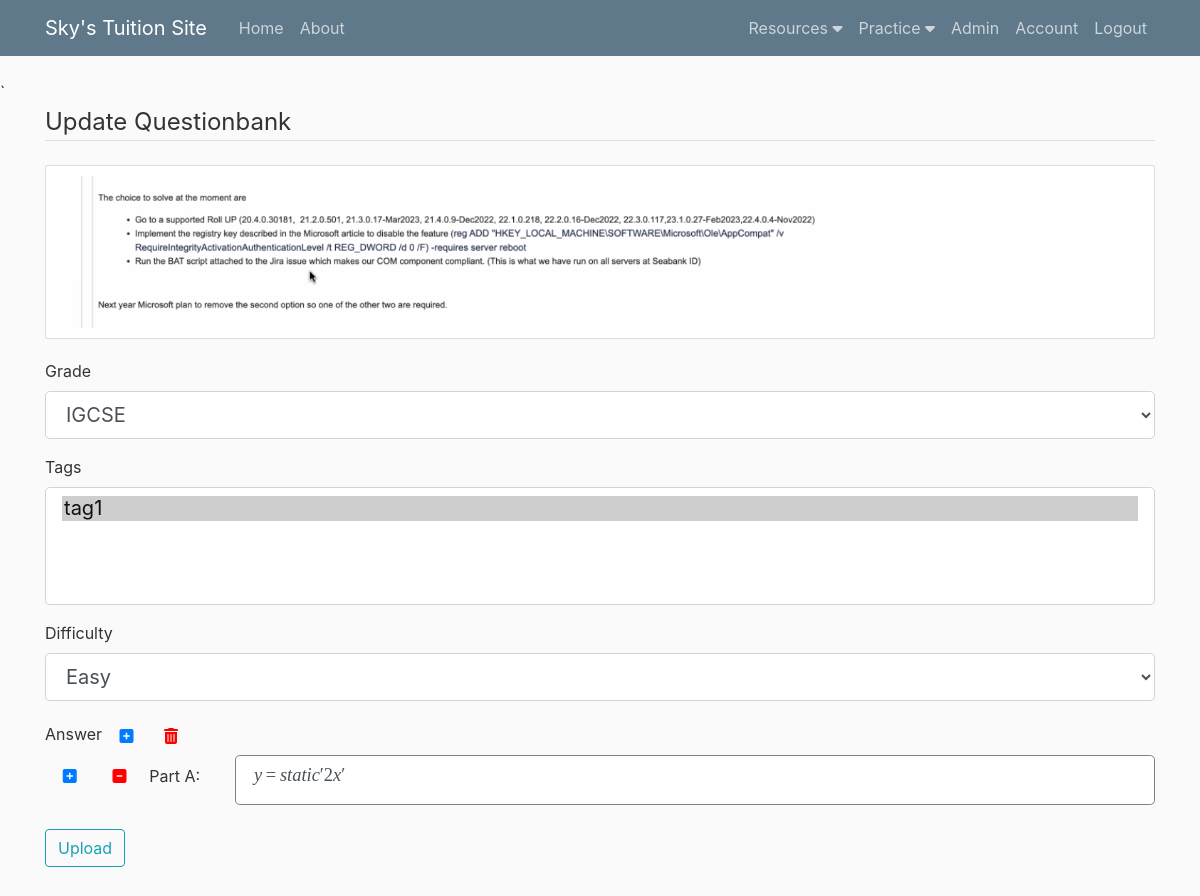
The page /questionbank/1/update (signed in, upper part) on the database as committed earlier.
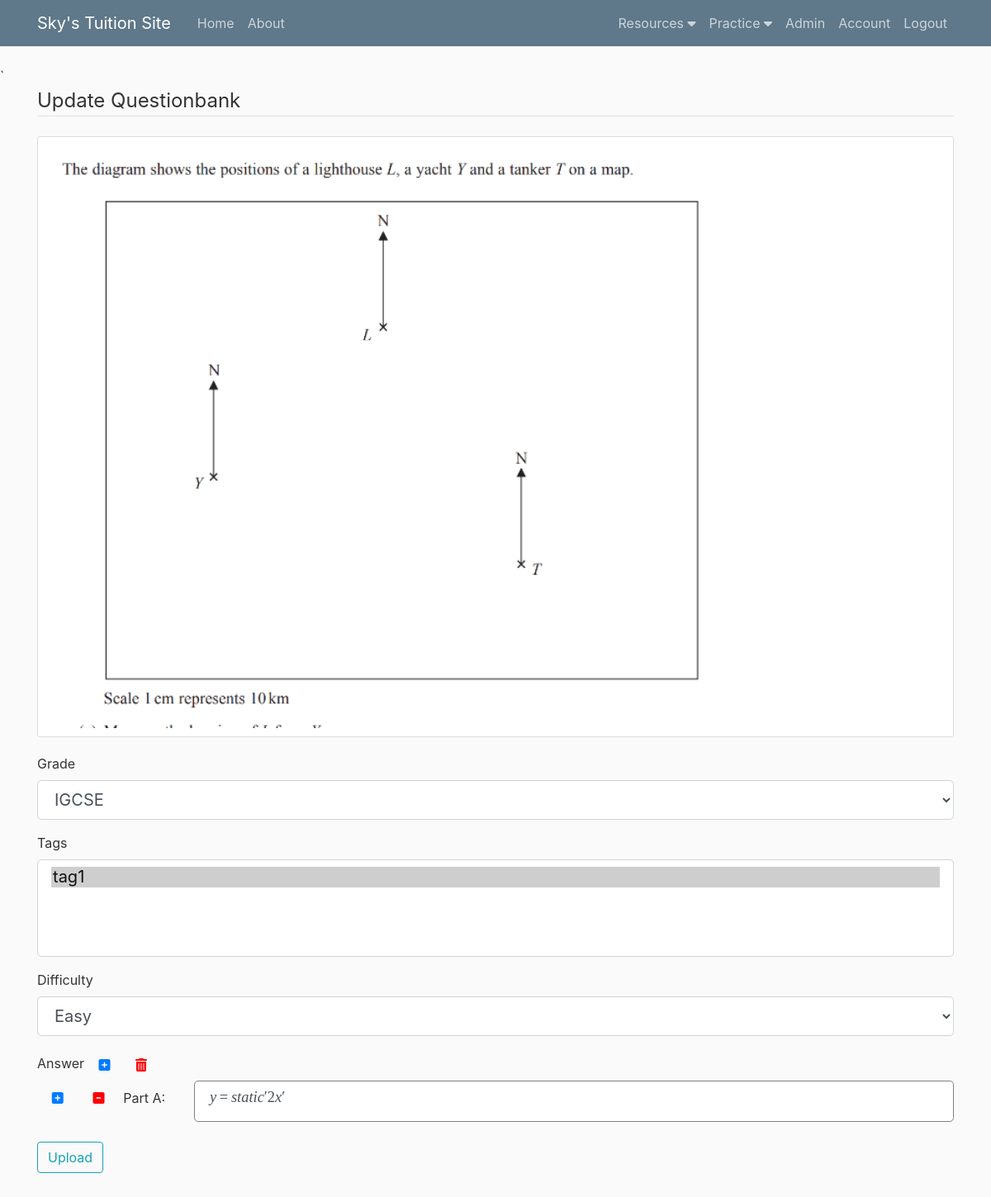
The same page on the database as committed later.
### flaskblog/models.py (models this page shows, shortened)
class Questionbank(db.Model):
    id = db.Column(db.Integer, primary_key = True)
    img = db.Column(db.Text, unique=True, nullable=False)
    grade = db.Column(db.String(200), nullable=False)
    tags = db.Column(db.String(200), nullable=False)
    difficulty = db.Column(db.String(100), nullable=False)
    answer = db.Column(db.String(200), nullable=False)
    date_posted = db.Column(db.DateTime, nullable=False, default = datetime.now)

### flaskblog/homeworks/routes.py (the view, shortened to what this page needs)
@homeworks.route("/questionbank/<int:questionbank_id>/update", methods=['GET', 'POST'])
@login_required
def update_questionbank(questionbank_id):
    qb = Questionbank.query.get_or_404(questionbank_id)
    form = QuestionBankForm()
    tags_temp = TagsList.query.all()
    form.tags.choices = ([i.tag for i in tags_temp])
    if request.method == "GET":
        form.grade.data = qb.grade
        form.tags.data = qb.tags
        form.difficulty.data = qb.difficulty
        ans=qb.answer.split(';')
        img_preview = qb.img
    return render_template('upload_questionbank.html', title='Update Questionbank', form=form,
                        legend='Update Questionbank', img_preview=img_preview, ans=ans)

### flaskblog/homeworks/forms.py
class QuestionBankForm(FlaskForm):
    grade = SelectField('Grade', choices = ['IGCSE', 'IB'], validators=[DataRequired()])
    tags = SelectMultipleField('Tags', coerce=str, validators=[DataRequired()])
    difficulty = SelectField('Difficulty', choices = ['Easy','Moderate','Hard','Extreme'], validators=[DataRequired()])
    answer = StringField('Answer', validators=[DataRequired()])
    img = FileField('Click to Upload Question Image', validators=[FileRequired(), FileAllowed(['jpg', 'png','jpeg'])])
    submit = SubmitField('Post')

### flaskblog/models.py (called while the page is built)
@login_manager.user_loader
def load_user(user_id):
    return User.query.get(int(user_id))

### flaskblog/templates/upload_questionbank.html (shortened to what the changed rows need)
{% extends "layout.html" %}
{% block content %}
    <div class="content-secton">
        <form method="POST" action=""novalidate enctype="multipart/form-data">
            <fieldset class="form-group">
                {% if img_preview %}
                    <div class="content-section">
                        <div class="media">
                            <img class="w-75 rounded" src="{{ url_for('static', filename='questionbank/' + img_preview) }}">
                        </div>
                    </div>
                {% endif %}
                <div class="form-group">
                    {{ form.grade.label(class="form-control-label") }}
                    {% if form.grade.errors %}
                        {{ form.grade(class="form-control form-control-lg is-invalid") }}
                        <div class="invalid-feedback">
                            {% for error in form.grade.errors %}
                                <span>{{ error }}</span>
                            {% endfor %}
                        </div>
                    {% else %}
                        {{ form.grade(class="form-control form-control-lg") }}
                    {% endif %}
                </div>
                <div class="form-group">
                    {{ form.tags.label(class="form-control-label") }}
                    {% if form.tags.errors %}
                        {{ form.tags(class="form-control form-control-lg is-invalid") }}
                        <div class="invalid-feedback">
                            {% for error in form.tags.errors %}
                                <span>{{ error }}</span>
                            {% endfor %}
                        </div>
                    {% else %}
                        {{ form.tags(class="form-control form-control-lg") }}
                    {% endif %}
                </div>
                <div class="form-group">
                    {{ form.difficulty.label(class="form-control-label") }}
                    {% if form.difficulty.errors %}
                        {{ form.difficulty(class="form-control form-control-lg is-invalid") }}
                        <div class="invalid-feedback">
                            {% for error in form.difficulty.errors %}
                                <span>{{ error }}</span>
                            {% endfor %}
                        </div>
                    {% else %}
                        {{ form.difficulty(class="form-control form-control-lg") }}
                    {% endif %}
                </div>
            </fieldset>
        </form>
    </div>
{% endblock content %}

Rows that differ between the two databases and show on the page:
changed Questionbank "IGCSE": img: a different picture
